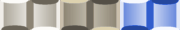
#> input picture common/resources/bitmaps/keycap.bmp, 180 x 30 px
$ python convertico.py ../../../common/resources/bitmaps/keycap.bmp
#> lines starting #> are read from the running program, lines starting #| are printed output that depends on the picture
#!/usr/bin/python3

import logging
import os
import struct
import sys

import numpy as np
from PIL import Image, ImageFile

ImageFile.LOAD_TRUNCATED_IMAGES = True


# [9 lines left out: function _changeblacktowhite, not called in this run]


def checkandsaveico(icofile):
    """
    Convert keyman icofile to 64x64 png to work in IBus
    The starting icofile may be ico or bmp format
    and follows the progression:
    .ico -> .bmp -> .bmp.png (png format)

    Args:
        icofile (str): path to ico file
    """
    name, ext = os.path.splitext(icofile)
    bmpfile = f"{name}.bmp"
    if ext == '.ico':
        _convert_ico_to_bmp(icofile, bmpfile)
    try:
        with Image.open(bmpfile) as im3:
#> im3 is the input picture: PIL image 180x30 P; mean R, G, B 164, 167.7, 178.4
            with im3.resize((64, 64), Image.LANCZOS) as im4:
                # Using .bmp.png file extension so it won't conflict if the package already contains .png
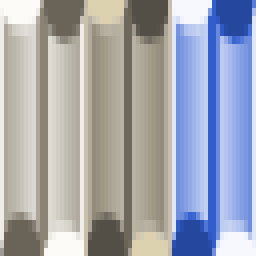
#> im4: PIL image 64x64 P (shown 4 times larger); mean R, G, B 163, 166.7, 177.5
                im4.save(f'{bmpfile}.png', 'png')
    except (IOError, OSError):
        logging.error("Cannot convert %s to png", icofile)
    finally:
        # Clean up intermediary .bmp file if it was generated
        if ext == '.ico':
            os.remove(bmpfile)


# [58 lines left out: functions _convert_ico_to_bmp, extractico, not called in this run]


def main():
    if len(sys.argv) != 2:
        logging.error("convertico.py <ico file | kmx file>")
        sys.exit(2)
    logging.basicConfig(level=logging.INFO)
    name, ext = os.path.splitext(sys.argv[1])
    if ext == ".kmx":
        extractico(sys.argv[1])
    else:
        checkandsaveico(sys.argv[1])


if __name__ == "__main__":
    main()
